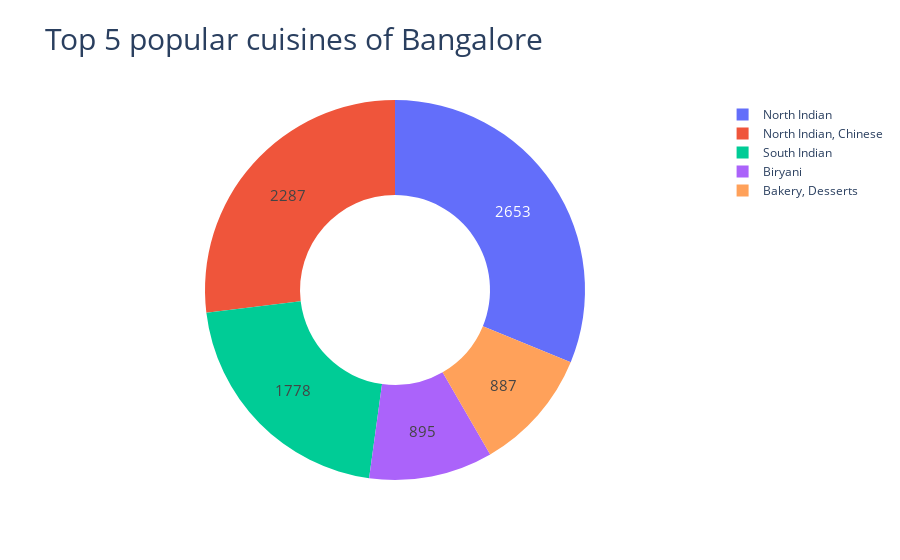

The cell this chart's notebook holds for it:
### Markdown cell above
<a id='visualize_cuisines'></a>
### 9.1.4 Visualizing `cuisines`

### Code cell
values = df['cuisines'].value_counts()[1:6] # starting with 1 to remove 'Others'
labels = values.index
text = values.index
fig = go.Figure(data = [go.Pie(values = values, labels = labels, hole = .5)])
fig.update_traces(hoverinfo = 'label+percent', textinfo = 'value', textfont_size = 15)
fig.update_layout(title = "Top 5 popular cuisines of Bangalore", titlefont={'size': 30})
fig.show()

### Figure 1 — Plotly figure (JSON) as saved in the notebook; plotly's stock layout.template omitted (floating-point values rounded to 4 significant figures)
{"data": [{"hole": 0.5, "hoverinfo": "label+percent", "labels": ["North Indian", "North Indian, Chinese", "South Indian", "Biryani", "Bakery, Desserts"], "textfont": {"size": 15}, "textinfo": "value", "type": "pie", "values": [2653, 2287, 1778, 895, 887]}], "layout": {"title": {"font": {"size": 30}, "text": "Top 5 popular cuisines of Bangalore"}}}
